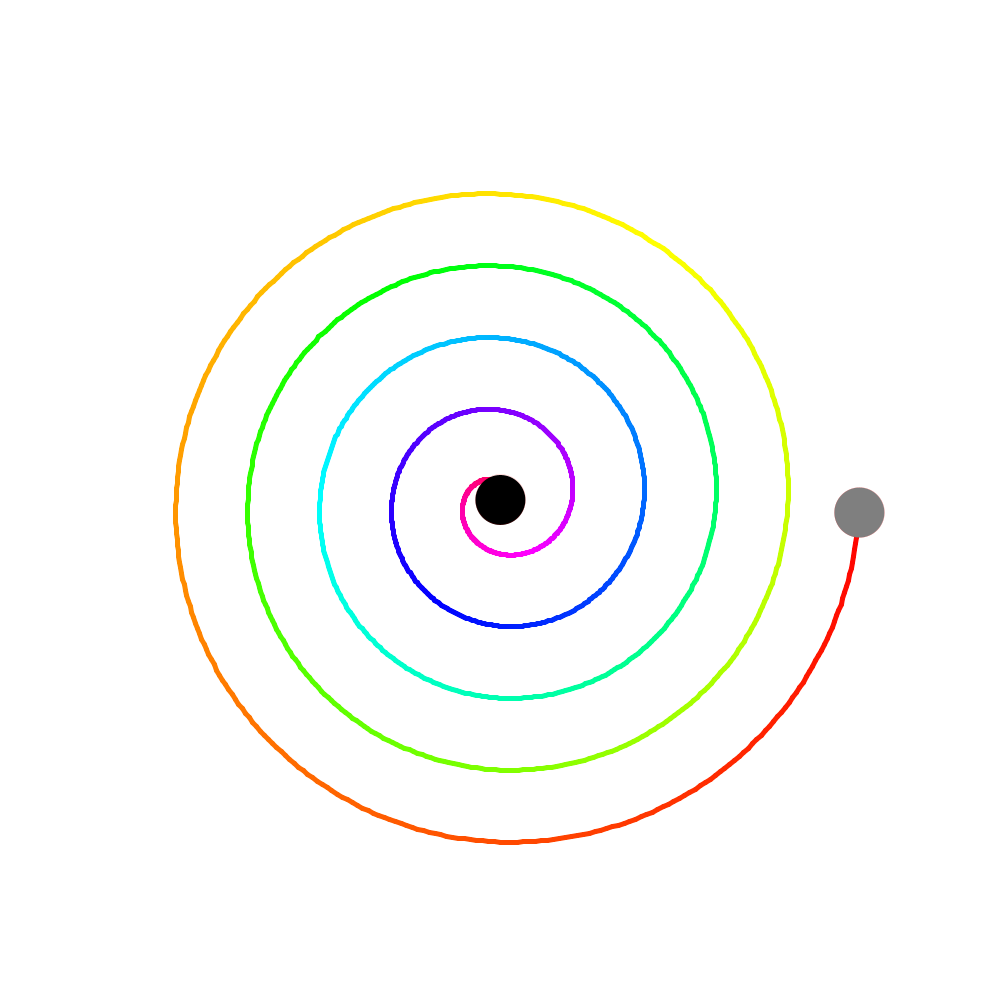
Frame 1 (no input)
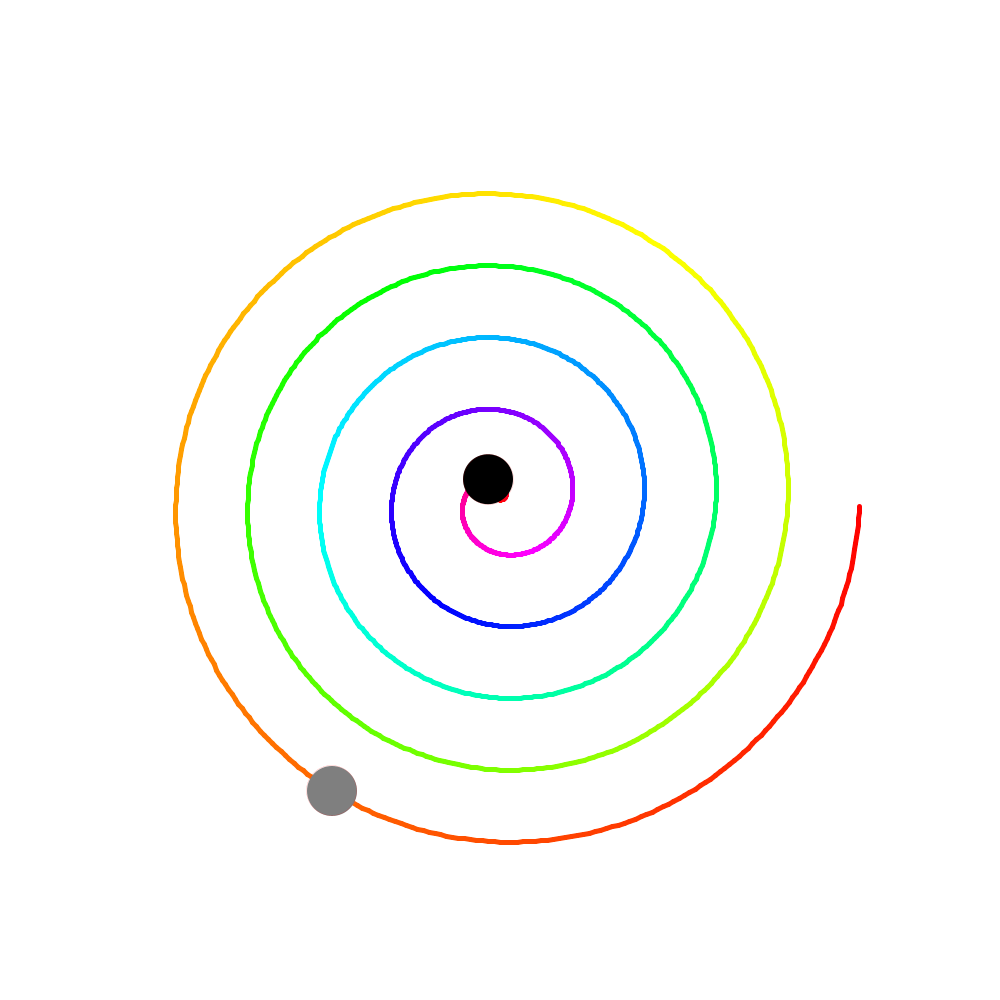
Frame 60 (the mouse pressed at the canvas centre just before this capture)
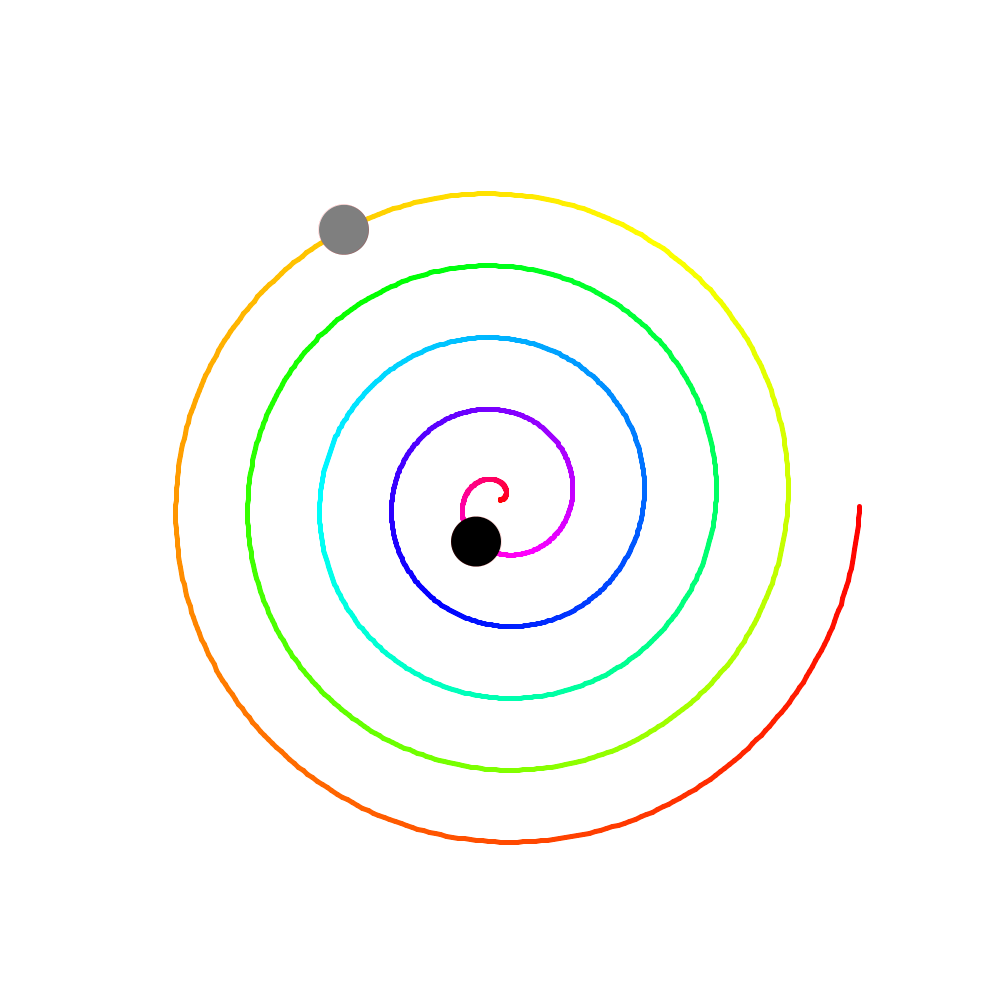
Frame 120 (the mouse held since frame 60 and released just before this capture)

The Processing sketch that drew these frames (run headless with seeded random() and noise(); from frame 60 on, the mouse is pressed at the canvas centre):

// Processing sketch: spiral
// ── spiral.pde
float i = 0.0;
float curvature = 0.2;
float cycles = 5;
float start_x = 500;
float start_y = 500;
float orbsize = 50;
float speed = 2;

float t = 1;

void setup() {
  size(1000, 1000);
  colorMode(HSB, 360, 100, 100);
}

void draw() {
  clear();
  background(0,0,100);
  strokeWeight(5);
  spiral(curvature, cycles, start_x, start_y, 0);
  
  i+=t * speed;
  float[] pos1 = coordsAt(new float[] {start_x, start_y}, curvature, i);
  float[] pos2 = coordsAt(new float[] {start_x, start_y}, curvature, cycles * 360.0 - i);
  if (sqrt(pow((pos1[0] - pos2[0]), 2) + pow((pos1[1] - pos2[1]), 2)) <= orbsize) {
    t = -1;
  } else if (i < 0) {
    t = 1;
  }
  strokeWeight(0);
  fill(0);
  circle(pos1[0], pos1[1], orbsize);
  fill(0,0,50);
  circle(pos2[0], pos2[1], orbsize);
}

void spiral(float curvature, float cycles, float start_x, float start_y, float start_hue) {
  float x = start_x;
  float y = start_y;
  for (float i = 0.0; i < cycles * 360.0; i++) {
    float[] pos = coordsAt(new float[] {start_x, start_y}, curvature, i);
    stroke(360 - ((i / (cycles * 360.0) * 360.0 + start_hue) % 360), 100, 100);
    line(x, y, pos[0], pos[1]);
    x = pos[0];
    y = pos[1];
  }
}

float[] coordsAt(float[] origin, float curvature, float i) {
  return new float[] {origin[0] + cos(radians(i))*curvature*i, origin[1] - sin(radians(i))*curvature*i};
}
